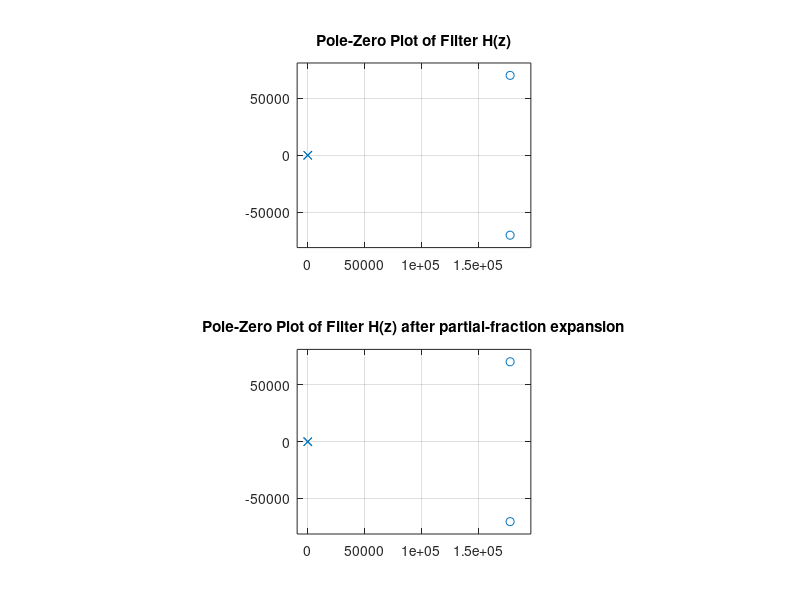
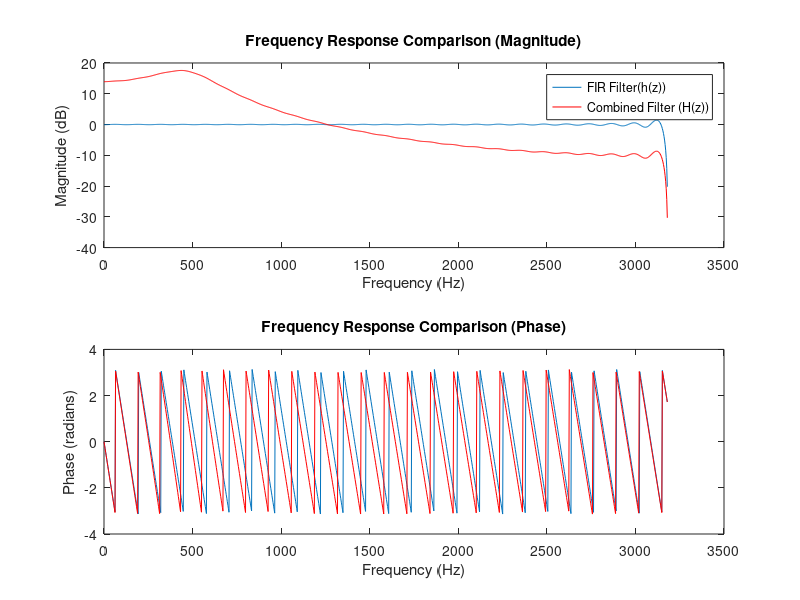

Recreate these plots in MATLAB, in order.
clear all; close all; clc;
N = 100; 
fc = 100; 
Fs = 200; 
n = 0:N-1; 
h = (2*fc/Fs)*sinc(2*fc*(n-(N-1)/2)/Fs); 
a = [1, -1.5, 0.7]; 
b = h;
[H_num,H_den] = residuez(b,a); 
figure; 
zplane(b,a); 
subplot(2,1,1);zplane(H_num,H_den);
title('Pole-Zero Plot of Filter H(z)');


subplot(2,1,2);
zplane(H_num,H_den); 
title('Pole-Zero Plot of Filter H(z) after partial-fraction expansion');

[H_fir,w_fir] = freqz(b,1,1024,Fs); 
[H_combined,w_combined] = freqz(b,a,1024,Fs);

figure;
subplot(2,1,1);
plot(w_fir/pi*Fs/2,20*log10(abs(H_fir))); % Chuyển đổi tần số thành đơn vị Hz và tính dB
hold on;
plot(w_combined/pi*Fs/2,20*log10(abs(H_combined)),'r');
title('Frequency Response Comparison (Magnitude)');
xlabel('Frequency (Hz)'); 
ylabel('Magnitude (dB)');
legend('FIR Filter(h(z))','Combined Filter (H(z))');

subplot(2,1,2);
plot(w_fir/pi*Fs/2,angle(H_fir));
hold on;
plot(w_combined/pi*Fs/2,angle(H_combined),'r');
title('Frequency Response Comparison (Phase)');
xlabel('Frequency (Hz)'); 
ylabel('Phase (radians)');
